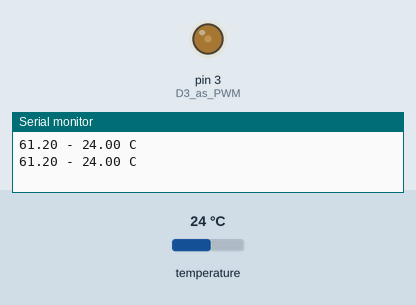
Simulated run of this sketch. Board: Arduino Nano, built with avr-gcc and run on an emulated ATmega328P. Parts: output pins drawn as LEDs (lit = HIGH), the last lines printed to the serial monitor. The inputs (shaded band) are chosen by the test bench; at power-on: temperature 24 °C.

Above: at 3.3 s.
3.4 s: temperature set to 28 °C
At 4.9 s:
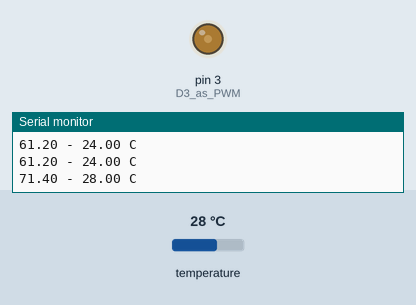
5.9 s: temperature set to 12 °C
At 7.4 s:
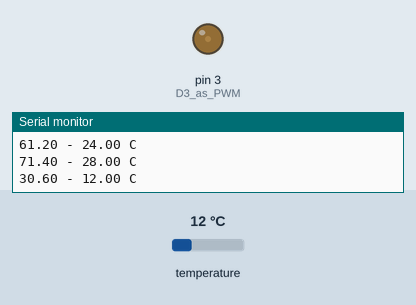
Timing chart, 0 to 8.9 s (numbered marks = the images above; inputs shaded):
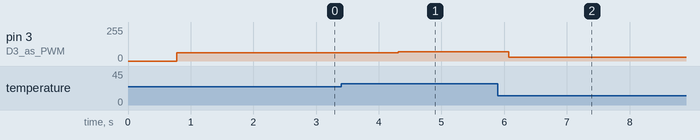

Measured:
- after the input at 3.4 s, pin 3 (D3_as_PWM): 61/255 → 71/255 after 0.91 s
- after the input at 5.9 s, pin 3 (D3_as_PWM): 71/255 → 30/255 after 0.17 s

The sketch:

arduino_NANO_code_for_PROBE_xbee.ino
```cpp
#include <OneWire.h>
#include <DallasTemperature.h>

#define ONE_WIRE_BUS 8  //D8 of nano

OneWire oneWire(ONE_WIRE_BUS);

DallasTemperature sensors(&oneWire);

float Celsius = 0;
float Fahrenheit = 0;

void setup() {
  sensors.begin();
  Serial.begin(9600);
   pinMode(3, OUTPUT);//D3 as PWM
}

void loop() {
  sensors.requestTemperatures();

  Celsius = sensors.getTempCByIndex(0);

  float t=(Celsius/100)*255;//100 or 128 division factor
  analogWrite(3,t );//xbee to d3

  Serial.print(t + String(" - "));
  Serial.print(Celsius);
  Serial.println(" C  ");
  delay(1000);
}
```
